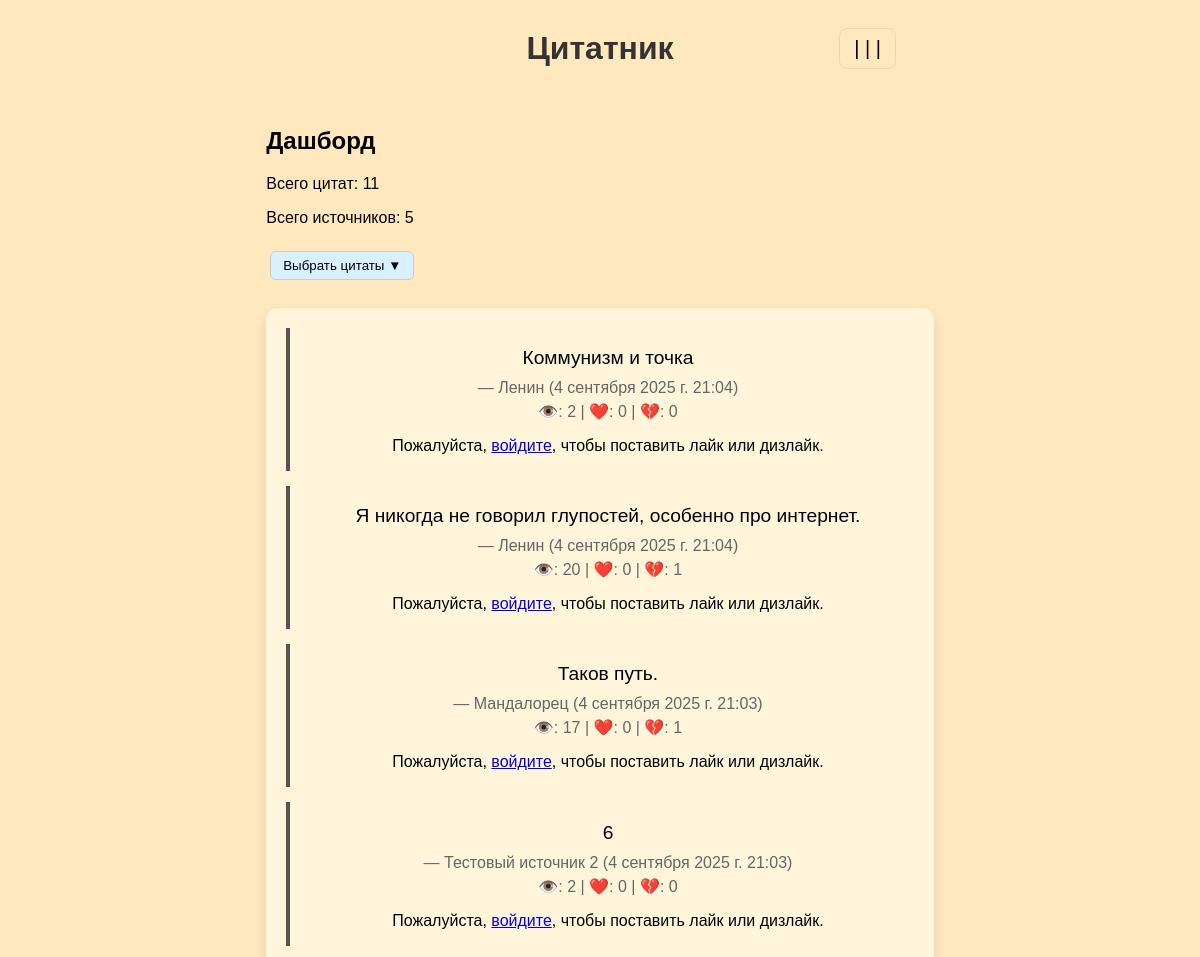
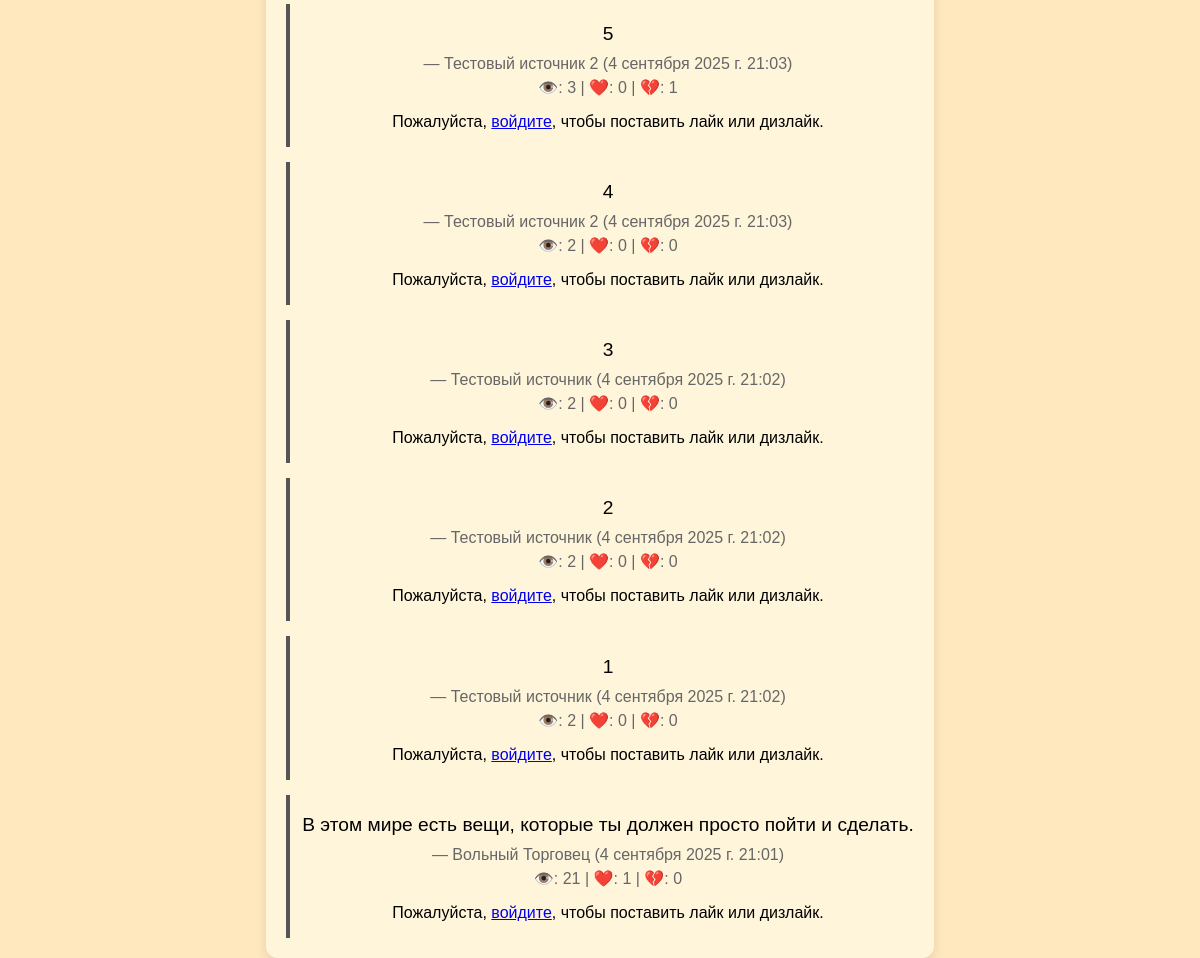
Before: /dashboard/ with the older database file (2 pictures, top to bottom).
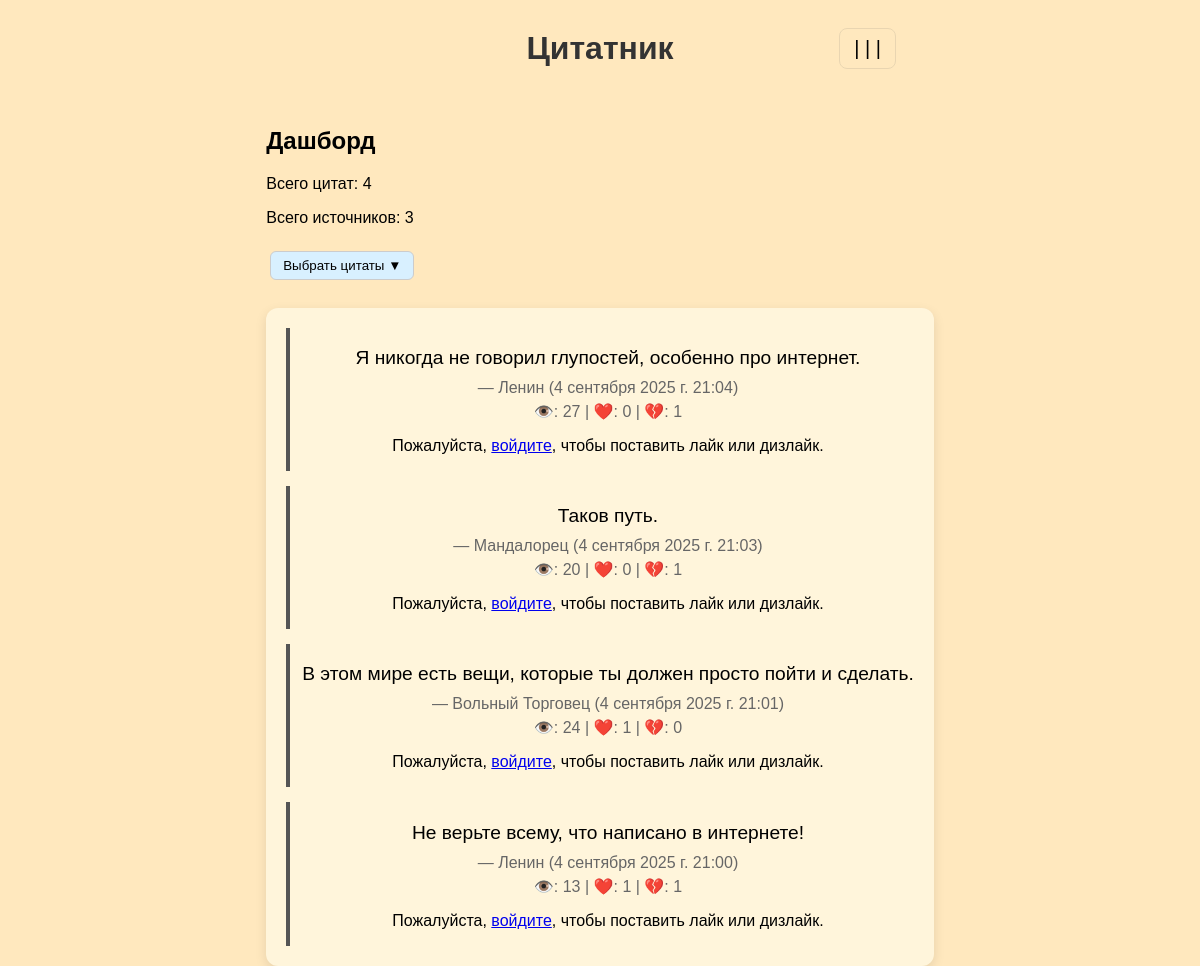
After: the same page with the newer database file.
### quotes/models.py (models this page shows, shortened)
class Quote(models.Model):
    source = models.ForeignKey(Source, on_delete=models.CASCADE, related_name='quotes')
    text = models.TextField(unique=True)
    weight = models.PositiveIntegerField(
        default=1,
        validators=[MinValueValidator(1), MaxValueValidator(5)]
    )
    views = models.PositiveIntegerField(default=0)
    likes = models.IntegerField(default=0)
    dislikes = models.IntegerField(default=0)
    created_at = models.DateTimeField(auto_now_add=True)
    class Meta:
        ordering = ['-likes', '-views']

class Source(models.Model):
    SOURCE_TYPES = [
        ('book', 'Книга'),
        ('movie', 'Фильм'),
        ('series', 'Сериал'),
        ('other', 'Другое'),
    ]
    name = models.CharField(max_length=200, unique=True)
    type = models.CharField(max_length=20, choices=SOURCE_TYPES, default='other')

### quotes/views.py (the view)
# urls.py: path('dashboard/', views.dashboard, name='dashboard'),
def dashboard(request):
    total = Quote.objects.count()
    total_sources = sum(1 for _ in set(q.source_id for q in Quote.objects.all()))
    latest = Quote.objects.order_by('-created_at')[:10]
    return render(request, 'quotes/dashboard.html', {'total': total, 'total_sources': total_sources, 'latest': latest})

### quotes/templates/quotes/dashboard.html (shortened to what this page needs)
{% extends 'quotes/base.html' %}
{% block content %}
<h2>Дашборд</h2>
<p>Всего цитат: {{ total }}</p>
<p>Всего источников: {{ total_sources }}</p>
<div class="dropdown">
    <button id="filterBtn">
        Выбрать цитаты <span id="arrow">▼</span>
    </button>
</div>
<div id="quotesContainer" class="quote-container">
    {% for q in latest %}
        <article class="quote">
            <p class="text">{{ q.text }}</p>
            <p class="meta">— {{ q.source.name }} ({{ q.created_at }})</p>
                <p class="meta">
                    👁️: {{ q.views }} |
                    ❤️: <span id="likes-{{ q.pk }}">{{ q.likes }}</span> |
                    💔: <span id="dislikes-{{ q.pk }}">{{ q.dislikes }}</span>
                </p>
                {% if user.is_authenticated %}
                    <form class="vote-form" data-quote-id="{{ q.pk }}" method="post" action="{% url 'quotes:vote_quote' q.pk %}">
                        {% csrf_token %}
                        <button type="button" data-action="like">❤️ Лайк</button>
                        <button type="button" data-action="dislike">💔 Дизлайк</button>
                    </form>
                {% else %}
                    <p>Пожалуйста, <a href="{% url 'login' %}">войдите</a>, чтобы поставить лайк или дизлайк.</p>
                {% endif %}
        </article>
    {% empty %}
        <p>Нет цитат</p>
    {% endfor %}
</div>
{% endblock %}

Changed rows visible on the page:
removed Quote: text "Коммунизм и точка", source.name "Ленин", created_at "4 сентября 2025 г. 21:04", views "2", likes "0", dislikes "0"
removed Quote: text "6", source.name "Тестовый источник 2", created_at "4 сентября 2025 г. 21:03", views "2", likes "0", dislikes "0"
removed Quote: text "5", source.name "Тестовый источник 2", created_at "4 сентября 2025 г. 21:03", views "3", likes "0", dislikes "1"
removed Quote: text "4", source.name "Тестовый источник 2", created_at "4 сентября 2025 г. 21:03", views "2", likes "0", dislikes "0"
removed Quote: text "3", source.name "Тестовый источник", created_at "4 сентября 2025 г. 21:02", views "2", likes "0", dislikes "0"
removed Quote: text "2", source.name "Тестовый источник", created_at "4 сентября 2025 г. 21:02", views "2", likes "0", dislikes "0"
removed Quote: text "1", source.name "Тестовый источник", created_at "4 сентября 2025 г. 21:02", views "2", likes "0", dislikes "0"
changed Quote "Я никогда не говорил глупостей, особенно про интернет.": views "20" → "27"
changed Quote "Таков путь.": views "17" → "20"
changed Quote "В этом мире есть вещи, которые ты должен просто пойти и сделать.": views "21" → "24"
now on this page (row unchanged): Quote: text "Не верьте всему, что написано в интернете!", source.name "Ленин", created_at "4 сентября 2025 г. 21:00", views "13", likes "1", dislikes "1"
Other visible differences:
{{ total }}: "11" → "4"
{{ total_sources }}: "5" → "3"
